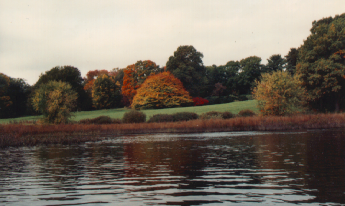
%> input picture image-processing/images/autumn.tif, 345 x 206 px
$ octave Q3-Leveling.m   (GNU Octave 9; MATLAB toolbox functions it lacks are replaced by stand-ins)
%> lines starting %> are read from the running program, lines starting %| are printed output that depends on the picture
% RGB image to grayscale and levels
rgbimage = imread('autumn.tif');    %load RGB image
%> rgbimage is the input picture: size 206x345x3 uint8; mean R, G, B 119.7, 110.2, 98.9
grayimage = rgb2gray(rgbimage);     %convert RGB image to grayscale
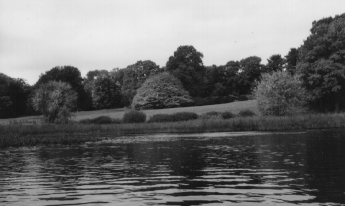
%> grayimage: size 206x345 uint8; min 19, max 239, mean 111.7
[h,w] = size(grayimage);            %get height and width of the image
%> h = 206; w = 345
figure
%3x4 grid image showing area
subplot(3,4,2);imshow(rgbimage);title(['RGB Image (',num2str(w),'x',num2str(h),')'])
subplot(3,4,3);imshow(grayimage);title(['Grayscale Image (',num2str(w),'x',num2str(h),')'])
bitpower = [1 2 3 4 5 6 7 8];       %bits for power of 2
for i=1:8                           %start bitpower index 1 to 8
    bit = 2^bitpower(i)-1;          %bits for divide image pixels (-1 for 2^8=256, maximum is 255)
    newlevelimage = round(grayimage/bit);   %divide every pixels and get leveled image
    %show leveled image in grid image area
    subplot(3,4,i+4);imshow(newlevelimage*bit);title([num2str(2^(9-i)),' levels'])
end
%> this loop made 8 passes
%> pass 2, `newlevelimage = round(grayimage/bit);`:
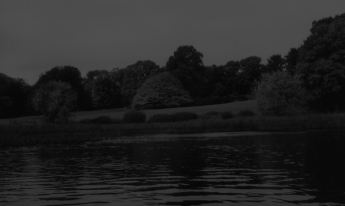
%> newlevelimage: size 206x345 uint8; min 6, max 80, mean 37.2
%> pass 3, `newlevelimage = round(grayimage/bit);`:
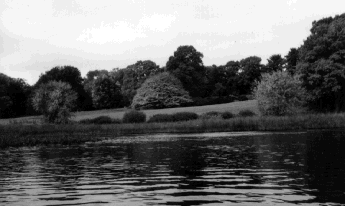
%> newlevelimage: size 206x345 uint8; min 3, max 34, mean 16; drawn with min black and max white
impixelinfo                         %show pointly details
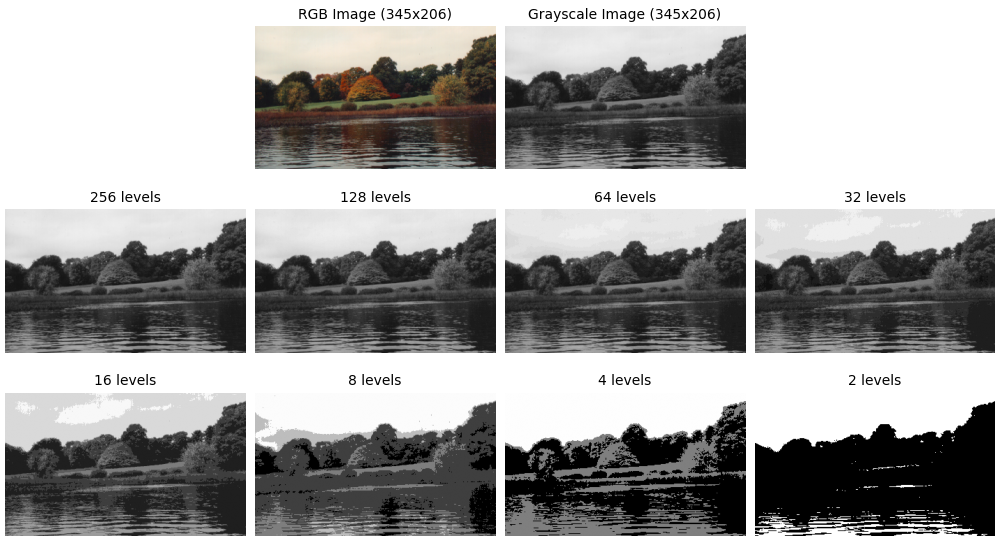
%> figure redrawn from the program's plot data, 10 panels
